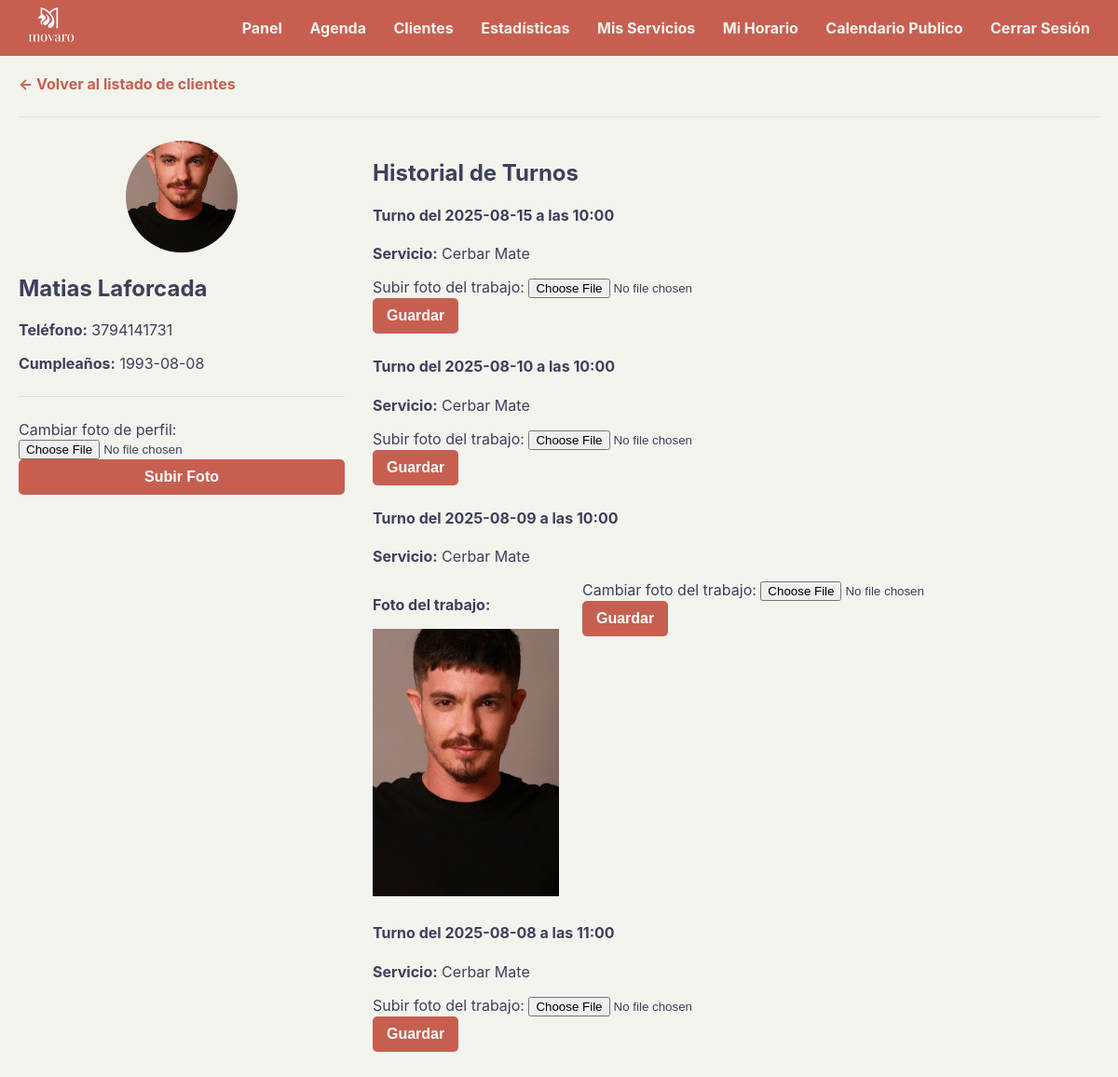
Page /cliente/1 (signed in) on the earlier database version.
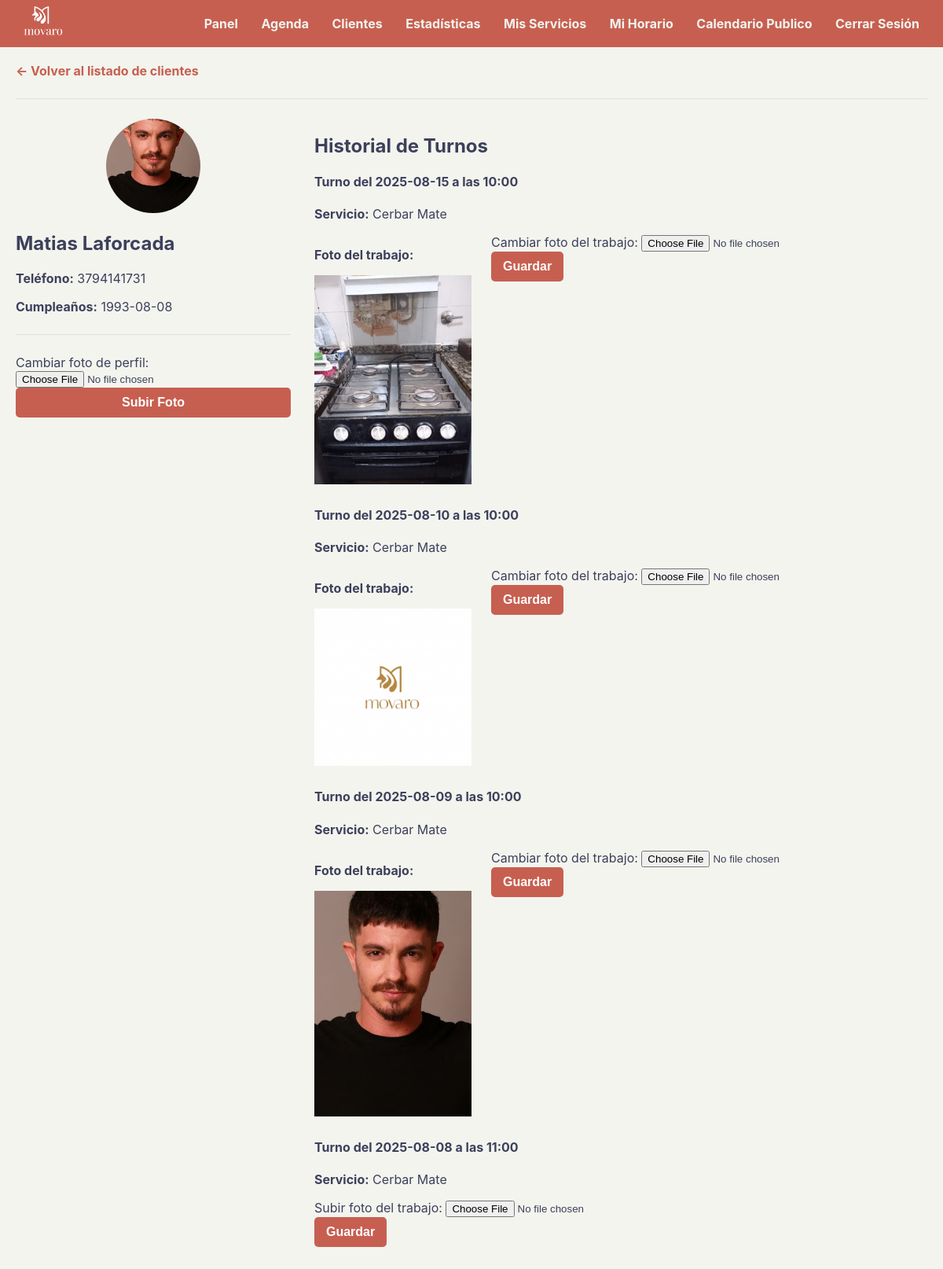
Same page on the later database version.
### tables this page shows
CREATE TABLE clientes (
            id INTEGER PRIMARY KEY AUTOINCREMENT, usuario_id INTEGER NOT NULL,
            nombre TEXT NOT NULL, apellido TEXT NOT NULL,
            telefono TEXT, cumpleanos TEXT, avatar_path TEXT,
            premios_recibidos INTEGER NOT NULL DEFAULT 0,
            FOREIGN KEY (usuario_id) REFERENCES usuarios (id)
        );

CREATE TABLE turnos (
            id INTEGER PRIMARY KEY AUTOINCREMENT, usuario_id INTEGER NOT NULL,
            cliente_id INTEGER NOT NULL, servicio_id INTEGER NOT NULL,
            servicio_nombre TEXT NOT NULL, fecha TEXT NOT NULL,
            hora TEXT NOT NULL, foto_path TEXT,
            FOREIGN KEY (usuario_id) REFERENCES usuarios (id),
            FOREIGN KEY (cliente_id) REFERENCES clientes (id),
            FOREIGN KEY (servicio_id) REFERENCES servicios (id)
        );

### app.py (the view)
@app.route('/cliente/<int:cliente_id>')
def ver_cliente_detalle(cliente_id):
    if 'usuario_id' not in session: return redirect('/login')
    usuario_id_actual = session['usuario_id']
    conn = sqlite3.connect(DATABASE)
    conn.row_factory = sqlite3.Row
    cursor = conn.cursor()
    cursor.execute("SELECT * FROM clientes WHERE id = ? AND usuario_id = ?", (cliente_id, usuario_id_actual))
    cliente = cursor.fetchone()
    if cliente:
        cursor.execute("SELECT * FROM turnos WHERE cliente_id = ? AND usuario_id = ? ORDER BY fecha DESC, hora DESC", (cliente_id, usuario_id_actual))
        turnos_del_cliente = cursor.fetchall()
        conn.close()
        return render_template('detalle_cliente.html', clienta=cliente, turnos=turnos_del_cliente)
    conn.close()
    return redirect('/clientes')

### templates/detalle_cliente.html (shortened to what this page needs)
{% extends "base.html" %}
{% block content %}
    <a href="/clientes">← Volver al listado de clientes</a>
    <hr>
    <div class="layout-container">
        <div class="layout-col-lateral">
            <div class="card">
                <div class="detalle-cliente-header">
                    {% if clienta.avatar_path %}
                        <img src="{{ url_for('static', filename='uploads/' + clienta.avatar_path) }}" alt="Avatar" class="avatar-img">
                    {% else %}
                        <img src="{{ url_for('static', filename='placeholder.png') }}" alt="Avatar por defecto" class="avatar-img">
                    {% endif %}
                </div>
                <h2>{{ clienta.nombre }} {{ clienta.apellido }}</h2>
                <p><strong>Teléfono:</strong> {{ clienta.telefono or 'No especificado' }}</p>
                <p><strong>Cumpleaños:</strong> {{ clienta.cumpleanos or 'No especificado' }}</p>
                <hr>
                <form action="/subir_avatar" method="post" enctype="multipart/form-data">
                    <div class="form-group">
                        <label for="avatar">Cambiar foto de perfil:</label>
                        <input type="file" id="avatar" name="avatar" accept="image/*" capture="environment" required>
                    </div>
                    <button type="submit" style="width:100%;">Subir Foto</button>
                </form>
            </div>
        </div>
        <div class="layout-col-principal">
            <h2>Historial de Turnos</h2>
            {% if turnos %}
                {% for turno in turnos %}
                    <div class="card turno-card">
                        <h4>Turno del {{ turno.fecha }} a las {{ turno.hora }}</h4>
                        <p><strong>Servicio:</strong> {{ turno.servicio_nombre }}</p>
                        <div class="turno-media-container">
                            {% if turno.foto_path %}
                                <div class="turno-foto-container">
                                    <p><strong>Foto del trabajo:</strong></p>
                                    <img src="{{ url_for('static', filename='uploads/' + turno.foto_path) }}" alt="Foto del trabajo" class="turno-foto">
                                </div>
                            {% endif %}
                            <div class="turno-form-container">
                                <form action="/subir_foto" method="post" enctype="multipart/form-data">
                                    <div class="form-group">
                                        <label for="foto-{{ turno.id }}">
                                            {% if turno.foto_path %}Cambiar foto{% else %}Subir foto{% endif %} del trabajo:
                                        </label>
                                        <input type="file" id="foto-{{ turno.id }}" name="foto" accept="image/*" capture="environment" required>
                                    </div>
                                    <button type="submit">Guardar</button>
                                </form>
                            </div>
                        </div>
                    </div>
                {% endfor %}
            {% else %}
                <div class="card">
                    <p>Este cliente aún no tiene turnos registrados.</p>
                </div>
            {% endif %}
        </div>
    </div>
{% endblock %}

### templates/base.html (shortened to what this page needs)
<!DOCTYPE html>
<html lang="es">
<head>
    <link rel="stylesheet" href="{{ url_for('static', filename='style.css') }}">
</head>
<body>
    {% if session.usuario_id %}
    <nav class="navbar">
        <div class="brand">
            <a href="/panel">
                <img src="{{ url_for('static', filename='logo.png') }}" alt="Logo movaro" height="40">
            </a>
        </div>
        <div class="links">
            <a href="/panel">Panel</a>
            <a href="/calendario">Agenda</a>
            <a href="/clientes">Clientes</a>
            <a href="/estadisticas">Estadísticas</a>
            <a href="/servicios">Mis Servicios</a>
            <a href="/horarios">Mi Horario</a>
            <a href="/configuracion_publica">Calendario Publico</a>
            <a href="/logout">Cerrar Sesión</a>
        </div>
    </nav>
    {% endif %}
    <div class="container">
        {% block content %}{% endblock %}
    </div>
</body>
</html>

### static/style.css (style rules this page uses)
:root { --color-primario: #C75F51; --color-secundario: #27626A; --color-texto: #3d405b; --color-fondo: #F3F4EE; --color-blanco: #FFFFFF; --color-borde-suave: #e0e0e0; --color-rojo-peligro: #dc3545; }
body { font-family: -apple-system, BlinkMacSystemFont, "Segoe UI", Roboto, Helvetica, Arial, sans-serif; margin: 0; background-color: var(--color-fondo); color: var(--color-texto); }
.container { max-width: 1400px; margin: 20px auto; padding: 0 20px; }
a { color: var(--color-primario); text-decoration: none; font-weight: bold; }
button, .boton-accion { background-color: var(--color-primario); color: var(--color-blanco); padding: 10px 15px; border: none; border-radius: 5px; cursor: pointer; font-size: 1em; font-weight: bold; }
hr { border: none; border-top: 1px solid var(--color-borde-suave); margin: 25px 0; }
img { max-width: 100%; height: auto; }
.navbar { background-color: var(--color-primario); padding: 8px 30px; display: flex; align-items: center; justify-content: space-between; }
.navbar .links a { color: var(--color-fondo); margin-left: 25px; font-weight: bold; }
.layout-container { display: flex; flex-direction: row; gap: 30px; }
.layout-col-principal { flex: 1; min-width: 0; }
.layout-col-lateral { width: 350px; flex-shrink: 0; }
.navbar .brand img { height: 40px; width: auto; }
.detalle-cliente-header { text-align: center; margin-bottom: 20px; }
.avatar-img { width: 120px; height: 120px; border-radius: 50%; object-fit: cover; border: 3px solid var(--color-borde); box-shadow: var(--sombra-suave); }
.turno-card { margin-bottom: 25px; }
.turno-media-container { display: flex; gap: 25px; align-items: flex-start; }
.turno-foto-container { flex-basis: 200px; flex-shrink: 0; }
.turno-foto { border-radius: var(--border-radius); width: 100%; }
.turno-form-container { flex-grow: 1; }

Differences in the rows shown:
changed turnos (number 1 of 4 on the later page): foto_path: picture added; now shows "Foto del trabajo: Cambiar foto"; no longer shows "Subir foto"
changed turnos (number 2 of 4 on the later page): foto_path: picture added; now shows "Foto del trabajo: Cambiar foto"; no longer shows "Subir foto"
